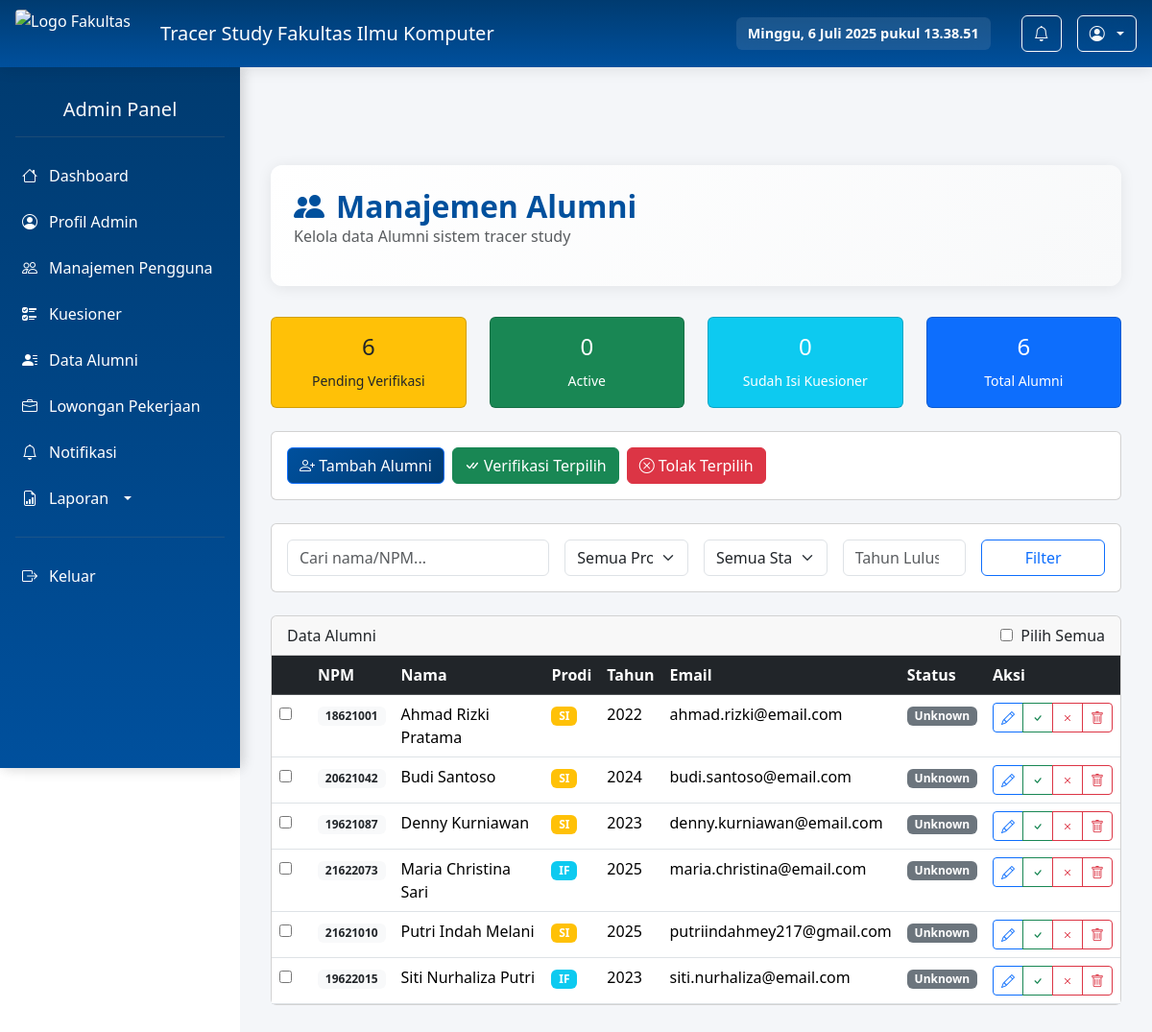
/manajemen-alumni.php (signed in), run on the app's committed database.
### tables this page shows
CREATE TABLE `alumni` (
  `id` int(11) NOT NULL,
  `npm` varchar(20) NOT NULL,
  `nama_lengkap` varchar(100) NOT NULL,
  `nama_universitas` varchar(100) DEFAULT 'Universitas Yapis Papua',
  `jenis_kelamin` enum('Laki-Laki','Perempuan') NOT NULL,
  `tanggal_lahir` date DEFAULT NULL,
  `fakultas` varchar(255) DEFAULT 'Fakultas Ilmu Komputer',
  `program_studi` enum('Sistem Informasi','Informatika') DEFAULT NULL,
  `judul_ta` text DEFAULT NULL,
  `tahun_masuk` year(4) NOT NULL,
  `tahun_lulus` year(4) NOT NULL,
  `ipk` decimal(3,2) DEFAULT NULL,
  `email` varchar(100) NOT NULL,
  `no_hp` varchar(15) NOT NULL,
  `nik` char(16) DEFAULT NULL,
  `npwp` char(15) DEFAULT NULL,
  `password` varchar(255) DEFAULT NULL,
  `foto` varchar(255) DEFAULT NULL,
  `status_utama` enum('pending_verifikasi','active','inactive','rejected','terklaim') DEFAULT 'pending_verifikasi',
  `status_kuesioner` enum('belum_isi','sudah_isi') DEFAULT 'belum_isi',
  `last_login` datetime DEFAULT NULL,
  `verified_at` datetime DEFAULT NULL,
  `verified_by` int(11) DEFAULT NULL,
  `rejected_reason` text DEFAULT NULL,
  `klaim_at` datetime DEFAULT NULL,
  `waktu_pengisian_kuesioner` datetime DEFAULT NULL,
  `created_at` timestamp NOT NULL DEFAULT current_timestamp(),
  `updated_at` timestamp NOT NULL DEFAULT current_timestamp() ON UPDATE current_timestamp()
);

### manajemen-alumni.php (the view, shortened to what this page needs)
<?php
include 'koneksi.php';
$where_conditions = [];
$where_clause = !empty($where_conditions) ? "WHERE " . implode(" AND ", $where_conditions) : "";
$query = "SELECT * FROM alumni $where_clause ORDER BY
    CASE status_utama
        WHEN 'pending_verifikasi' THEN 1
        WHEN 'active' THEN 2
        WHEN 'terklaim' THEN 3
        ELSE 4
    END, nama_lengkap ASC";
$result = mysqli_query($conn, $query);
$stats_query = "SELECT
    COUNT(*) as total,
    SUM(CASE WHEN status_utama = 'pending_verifikasi' THEN 1 ELSE 0 END) as pending,
    SUM(CASE WHEN status_utama = 'active' THEN 1 ELSE 0 END) as active,
    SUM(CASE WHEN status_kuesioner = 'sudah_isi' THEN 1 ELSE 0 END) as kuesioner
FROM alumni";
$stats = mysqli_fetch_assoc(mysqli_query($conn, $stats_query));
function getStatusBadge($status) {
    $badges = [
        'pending_verifikasi' => '<span class="badge bg-warning">Pending</span>',
        'active' => '<span class="badge bg-success">Active</span>',
        'terklaim' => '<span class="badge bg-info">Terklaim</span>',
        'rejected' => '<span class="badge bg-danger">Rejected</span>'
    ];
    return $badges[$status] ?? '<span class="badge bg-secondary">Unknown</span>';
}
$nama_pengguna = '';
?>
<!DOCTYPE html>
<html lang="id">
<head>
         <link href="styless.css?v=1.0" rel="stylesheet" />
    <link href="https://cdn.jsdelivr.net/npm/bootstrap@5.3.3/dist/css/bootstrap.min.css" rel="stylesheet">
    <link href="https://cdn.jsdelivr.net/npm/bootstrap-icons@1.11.0/font/bootstrap-icons.css" rel="stylesheet">
</head>
<body>
<header class="d-flex justify-content-between align-items-center p-3 bg-primary text-white">
    <div class="header-left d-flex align-items-center">
        <img src="images/logoYapis.png" alt="Logo Fakultas" style="height: 50px; margin-right: 15px;">
        <h5 class="mb-0">Tracer Study Fakultas Ilmu Komputer</h5>
    </div>
    <div class="header-right d-flex align-items-center gap-3">
        <div id="realtimeDateTime" class="me-3 small"></div>
        <div class="dropdown">
            <a class="btn btn-outline-light position-relative" href="notifikasi.php">
                <i class="bi bi-bell"></i>
            </a>
        </div>
        <div class="dropdown">
            <button class="btn btn-outline-light dropdown-toggle" type="button" data-bs-toggle="dropdown" aria-expanded="false">
                <i class="bi bi-person-circle me-1"></i><?= htmlspecialchars($nama_pengguna) ?>
            </button>
        </div>
    </div>
</header>
          <nav class="sidebar">
        <?php include 'sidebar.php'; ?>
    </nav>
<main>
      <div class="page-header fade-in-up">
            <h2><i class="bi bi-people-fill"></i> Manajemen Alumni</h2>
            <p class="text-muted">Kelola data Alumni sistem tracer study</p>
        </div>
        <div class="row mb-4">
            <div class="col-md-3">
                <div class="card bg-warning text-dark">
                    <div class="card-body text-center">
                        <h4><?= $stats['pending'] ?></h4>
                        <small>Pending Verifikasi</small>
                    </div>
                </div>
            </div>
            <div class="col-md-3">
                <div class="card bg-success text-white">
                    <div class="card-body text-center">
                        <h4><?= $stats['active'] ?></h4>
                        <small>Active</small>
                    </div>
                </div>
            </div>
            <div class="col-md-3">
                <div class="card bg-info text-white">
                    <div class="card-body text-center">
                        <h4><?= $stats['kuesioner'] ?></h4>
                        <small>Sudah Isi Kuesioner</small>
                    </div>
                </div>
            </div>
            <div class="col-md-3">
                <div class="card bg-primary text-white">
                    <div class="card-body text-center">
                        <h4><?= $stats['total'] ?></h4>
                        <small>Total Alumni</small>
                    </div>
                </div>
            </div>
        </div>
        <div class="card mb-4">
            <div class="card-body">
                <div class="d-flex gap-2 flex-wrap">
                    <button class="btn btn-primary" onclick="openModal()">
                        <i class="bi bi-person-plus"></i> Tambah Alumni
                    </button>
                    <button class="btn btn-success" onclick="bulkVerify('active')">
                        <i class="bi bi-check-all"></i> Verifikasi Terpilih
                    </button>
                    <button class="btn btn-danger" onclick="bulkVerify('rejected')">
                        <i class="bi bi-x-circle"></i> Tolak Terpilih
                    </button>
                </div>
            </div>
        </div>
        <div class="card mb-4">
            <div class="card-body">
                <form method="GET" class="row g-3">
                    <div class="col-md-4">
                        <input type="text" name="search" class="form-control" placeholder="Cari nama/NPM..."
                               value="<?= htmlspecialchars($_GET['search'] ?? '') ?>">
                    </div>
                    <div class="col-md-2">
                        <select name="filter_prodi" class="form-select">
                            <option value="">Semua Prodi</option>
                        </select>
                    </div>
                    <div class="col-md-2">
                        <select name="filter_status" class="form-select">
                            <option value="">Semua Status</option>
                        </select>
                    </div>
                    <div class="col-md-2">
                        <input type="number" name="filter_tahun" class="form-control" placeholder="Tahun Lulus"
                               value="<?= htmlspecialchars($_GET['filter_tahun'] ?? '') ?>">
                    </div>
                    <div class="col-md-2">
                        <button type="submit" class="btn btn-outline-primary w-100">Filter</button>
                    </div>
                </form>
            </div>
        </div>
        <div class="card">
            <div class="card-header">
                <div class="d-flex justify-content-between align-items-center">
                    <h6 class="mb-0">Data Alumni</h6>
                    <div>
                        <input type="checkbox" id="selectAll" onchange="toggleAll(this)">
                        <label for="selectAll" class="ms-1">Pilih Semua</label>
                    </div>
                </div>
            </div>
            <div class="table-responsive">
                <table class="table table-hover mb-0">
                    <thead class="table-dark">
                        <tr>
                            <th width="40"></th>
                            <th>NPM</th>
                            <th>Nama</th>
                            <th>Prodi</th>
                            <th>Tahun</th>
                            <th>Email</th>
                            <th>Status</th>
                            <th>Aksi</th>
                        </tr>
                    </thead>
                    <tbody>
                        <?php while ($row = mysqli_fetch_assoc($result)): ?>
                        <tr>
                            <td>
                                <input type="checkbox" class="select-item" value="<?= $row['id'] ?>">
                            </td>
                            <td><span class="badge bg-light text-dark"><?= htmlspecialchars($row['npm']) ?></span></td>
                            <td><?= htmlspecialchars($row['nama_lengkap']) ?></td>
                            <td>
                                <span class="badge <?= $row['program_studi'] == 'Informatika' ? 'bg-info' : 'bg-warning' ?>">
                                    <?= $row['program_studi'] == 'Informatika' ? 'IF' : 'SI' ?>
                                </span>
                            </td>
                            <td><?= $row['tahun_lulus'] ?></td>
                            <td><?= htmlspecialchars($row['email']) ?></td>
                            <td><?= getStatusBadge($row['status_utama']) ?></td>
                            <td>
                                <div class="btn-group btn-group-sm">
                                    <button class="btn btn-outline-primary" onclick='editAlumni(<?= json_encode($row) ?>)' title="Edit">
                                        <i class="bi bi-pencil"></i>
                                    </button>
                                    <?php if ($row['status_utama'] == 'pending_verifikasi'): ?>
                                    <button class="btn btn-outline-success" onclick="verifyAlumni(<?= $row['id'] ?>, 'approve')" title="Verifikasi">
                                        <i class="bi bi-check"></i>
                                    </button>
                                    <button class="btn btn-outline-danger" onclick="verifyAlumni(<?= $row['id'] ?>, 'reject')" title="Tolak">
                                        <i class="bi bi-x"></i>
                                    </button>
                                    <?php endif; ?>
                                    <button class="btn btn-outline-danger" onclick="deleteAlumni(<?= $row['id'] ?>)" title="Hapus">
                                        <i class="bi bi-trash"></i>
                                    </button>
                                </div>
                            </td>
                        </tr>
                        <?php endwhile; ?>
                    </tbody>
                </table>
            </div>
        </div>
</main>
</body>
</html>

### styless.css (style rules this page uses)
body { font-family: 'Segoe UI', Tahoma, Geneva, Verdana, sans-serif; margin: 0; padding: 0; background-color: #f8f9fa; transition: all 0.3s ease; }
header { position: sticky; top: 0; z-index: 1000; background: linear-gradient(180deg, #003B70, #00509D); color: #fff; padding: 0.75rem 1.5rem; display: flex; align-items: center; justify-content: space-between; box-shadow: 0 2px 15px rgba(0,0,0,0.1); height: 70px; box-sizing: border-box; }
.header-left { display: flex; align-items: center; gap: 1rem; }
.header-right { display: flex; align-items: center; gap: 1rem; }
header img { height: 45px; border-radius: 4px; }
#realtimeDateTime { font-weight: 600; font-size: 0.9rem; background: rgba(255,255,255,0.1); padding: 0.375rem 0.75rem; border-radius: 6px; backdrop-filter: blur(10px); }
.sidebar { background: linear-gradient(180deg, #003B70, #00509D); color: white; min-height: calc(100vh - 70px); width: 250px; position: fixed; top: 70px; left: 0; overflow-y: auto; padding-top: 1rem; box-shadow: 2px 0 15px rgba(0,0,0,0.1); z-index: 999; }
main { margin-top: 0; margin-left: 250px; padding: 2rem; min-height: calc(100vh - 70px); background-color: #f4f6f9; padding-top: calc(70px + 2rem); }
.page-header { background: linear-gradient(135deg, #fff, #f8f9fa); padding: 1.5rem; border-radius: 12px; box-shadow: 0 2px 15px rgba(0,0,0,0.08); margin-bottom: 2rem; }
.page-header h2 { color: #00509D; margin: 0; font-weight: 700; display: flex; align-items: center; gap: 12px; }
.btn { border-radius: 8px; padding: 0.5rem 1rem; font-weight: 500; transition: all 0.3s ease; border: none; cursor: pointer; display: inline-block; text-align: center; text-decoration: none; }
.btn-primary { background: linear-gradient(135deg, #00509D, #003B70); color: white; }
.btn-outline-light { border: 1px solid rgba(255,255,255,0.3); backdrop-filter: blur(10px); background: transparent; color: white; }
.fade-in-up { animation: fadeInUp 0.6s ease-out; }

### data on the page
alumni: npm "18621001", nama_lengkap "Ahmad Rizki Pratama", program_studi "SI", tahun_lulus "2022", email "ahmad.rizki@email.com", status_utama "Unknown"
alumni: npm "20621042", nama_lengkap "Budi Santoso", program_studi "SI", tahun_lulus "2024", email "budi.santoso@email.com", status_utama "Unknown"
alumni: npm "19621087", nama_lengkap "Denny Kurniawan", program_studi "SI", tahun_lulus "2023", email "denny.kurniawan@email.com", status_utama "Unknown"
alumni: npm "21622073", nama_lengkap "Maria Christina Sari", program_studi "IF", tahun_lulus "2025", email "maria.christina@email.com", status_utama "Unknown"
alumni: npm "21621010", nama_lengkap "Putri Indah Melani", program_studi "SI", tahun_lulus "2025", email "putriindahmey217@gmail.com", status_utama "Unknown"
alumni: npm "19622015", nama_lengkap "Siti Nurhaliza Putri", program_studi "IF", tahun_lulus "2023", email "siti.nurhaliza@email.com", status_utama "Unknown"

### other printed values
$role "Admin"
$stats['pending'] "6"
$stats['active'] "0"
$stats['kuesioner'] "0"
$stats['total'] "6"
